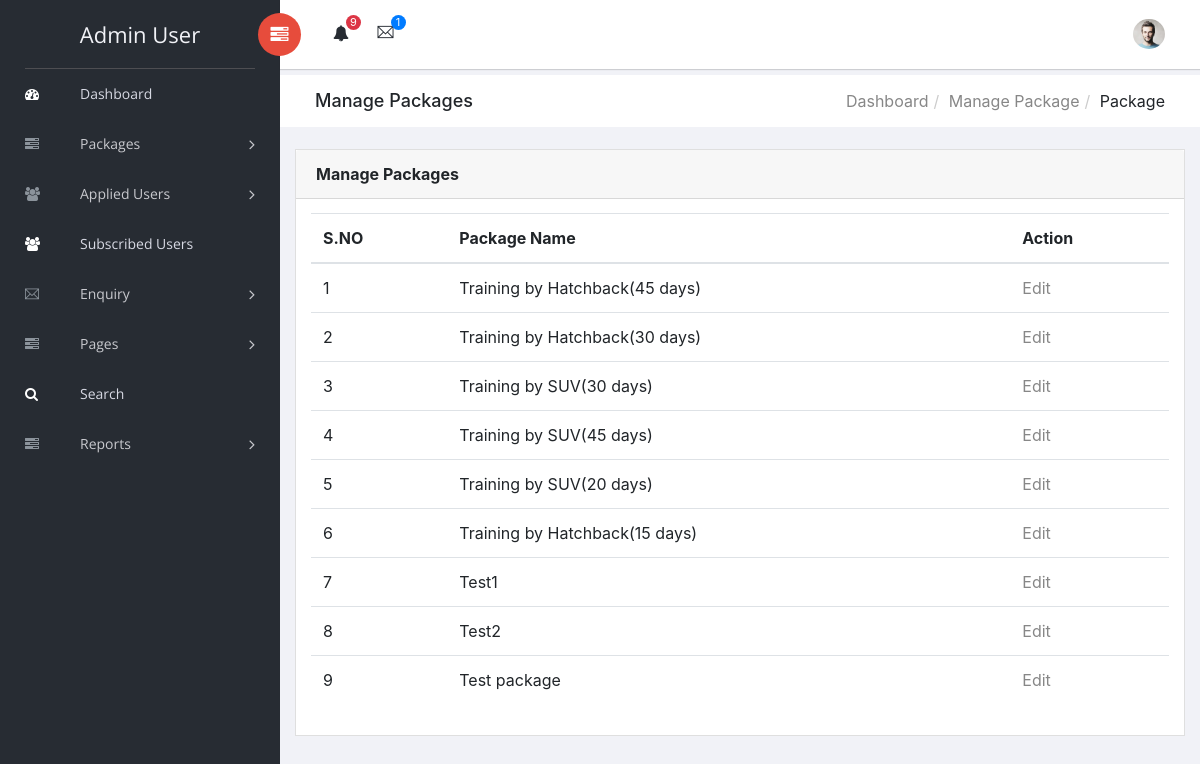
The page /cdsms/admin/manage-package.php (signed in) on the database its author committed.
### tables this page shows
CREATE TABLE `tblpackages` (
  `ID` int(5) NOT NULL,
  `PackageName` varchar(120) DEFAULT NULL,
  `PackageDec` varchar(250) DEFAULT NULL,
  `PackageDuration` varchar(120) DEFAULT NULL,
  `PackagePrice` varchar(120) DEFAULT NULL,
  `PackageDate` timestamp NULL DEFAULT CURRENT_TIMESTAMP
);

### cdsms/admin/manage-package.php (the view, shortened to what this page needs)
<?php
include('includes/dbconnection.php');
if (strlen($_SESSION['cdsmsaid']==0)) {
  header('location:logout.php');
  } else{
  ?>
<!doctype html>
<html class="no-js" lang="en">
<head>
    <link rel="stylesheet" href="vendors/bootstrap/dist/css/bootstrap.min.css">
    <link rel="stylesheet" href="vendors/font-awesome/css/font-awesome.min.css">
    <link rel="stylesheet" href="vendors/themify-icons/css/themify-icons.css">
    <link rel="stylesheet" href="vendors/flag-icon-css/css/flag-icon.min.css">
    <link rel="stylesheet" href="vendors/selectFX/css/cs-skin-elastic.css">
    <link rel="stylesheet" href="assets/css/style.css">
</head>
<body>
    <?php include_once('includes/sidebar.php');?>
    <div id="right-panel" class="right-panel">
        <?php include_once('includes/header.php');?>
        <div class="breadcrumbs">
            <div class="col-sm-4">
                <div class="page-header float-left">
                    <div class="page-title">
                        <h1>Manage Packages</h1>
                    </div>
                </div>
            </div>
            <div class="col-sm-8">
                <div class="page-header float-right">
                    <div class="page-title">
                        <ol class="breadcrumb text-right">
                            <li><a href="dashboard.php">Dashboard</a></li>
                            <li><a href="manage-package.php">Manage Package</a></li>
                            <li class="active">Package</li>
                        </ol>
                    </div>
                </div>
            </div>
        </div>
        <div class="content mt-3">
            <div class="animated fadeIn">
                <div class="row">
                    <div class="col-lg-12">
                        <div class="card">
                            <div class="card-header">
                                <strong class="card-title">Manage Packages</strong>
                            </div>
                            <div class="card-body">
                                <table class="table">
                                    <thead>
                                        <tr>
                                            <tr>
                  <th>S.NO</th>
                  <th>Package Name</th>
                   <th>Action</th>
                </tr>
                                        </tr>
                                        </thead>
                                    <?php
$ret=mysqli_query($con,"select *from tblpackages");
$cnt=1;
while ($row=mysqli_fetch_array($ret)) {
?>
                <tr>
                  <td><?php echo $cnt;?></td>
                  <td><?php  echo $row['PackageName'];?></td>
                  <td><a href="edit-package-detail.php?editid=<?php echo $row['ID'];?>">Edit</a></td>
                </tr>
                <?php
$cnt=$cnt+1;
}?>
                                </table>
                            </div>
                        </div>
                    </div>
                </div>
            </div>
        </div>
    </div>
</body>
</html>
<?php }  ?>

### cdsms/admin/includes/sidebar.php (shortened to what this page needs)
<aside id="left-panel" class="left-panel">
        <nav class="navbar navbar-expand-sm navbar-default">
<?php
$adminid=$_SESSION['cdsmsaid'];
$ret=mysqli_query($con,"select AdminName from tbladmin where ID='$adminid'");
$row=mysqli_fetch_array($ret);
$name=$row['AdminName'];
?>
            <div class="navbar-header">
                <a class="navbar-brand" href="dashboard.php"><?php echo $name; ?></a>
            </div>
            <div id="main-menu" class="main-menu collapse navbar-collapse">
                <ul class="nav navbar-nav">
                    <li class="active">
                        <a href="dashboard.php"> <i class="menu-icon fa fa-dashboard"></i>Dashboard </a>
                    </li>
<li class="menu-item-has-children dropdown">
                        <a href="#" class="dropdown-toggle" data-toggle="dropdown" aria-haspopup="true" aria-expanded="false"> <i class="menu-icon fa fa-tasks"></i>Packages</a>
                    </li>
 <li class="menu-item-has-children dropdown">
                        <a href="registered-users.php" class="dropdown-toggle" data-toggle="dropdown" aria-haspopup="true" aria-expanded="false"> <i class="menu-icon fa fa-users"></i>Applied Users</a>
                    </li>
                     <li class="active">
                        <a href="subscribed-users.php"> <i class="menu-icon fa fa-users"></i>Subscribed Users</a>
                    </li>
               <li class="menu-item-has-children dropdown">
                        <a href="registered-users.php" class="dropdown-toggle" data-toggle="dropdown" aria-haspopup="true" aria-expanded="false"> <i class="menu-icon ti-email"></i>Enquiry</a>
                    </li>
   <li class="menu-item-has-children dropdown">
                        <a href="#" class="dropdown-toggle" data-toggle="dropdown" aria-haspopup="true" aria-expanded="false"> <i class="menu-icon fa fa-tasks"></i>Pages</a>
                    </li>
<li class="active">
                        <a href="search.php"> <i class="menu-icon fa fa-search"></i>Search </a>
                    </li>
  <li class="menu-item-has-children dropdown">
                        <a href="#" class="dropdown-toggle" data-toggle="dropdown" aria-haspopup="true" aria-expanded="false"> <i class="menu-icon fa fa-tasks"></i>Reports</a>
                    </li>
                </ul>
            </div>
        </nav>
    </aside>

### cdsms/admin/includes/header.php (shortened to what this page needs)
 <header id="header" class="header">
            <div class="header-menu">
                <div class="col-sm-7">
                    <a id="menuToggle" class="menutoggle pull-left"><i class="fa fa fa-tasks"></i></a>
                    <div class="header-left">
                        <div class="dropdown for-notification">
                            <button class="btn btn-secondary dropdown-toggle" type="button" id="notification" data-toggle="dropdown" aria-haspopup="true" aria-expanded="false">
                                <i class="fa fa-bell"></i>
                                <?php
$ret1=mysqli_query($con,"select ID,FullName from tbluser where Status=''");
$num=mysqli_num_rows($ret1);
?>
                                <span class="count bg-danger"><?php echo $num;?></span>
                            </button>
                        </div>
                        <div class="dropdown for-message">
                            <button class="btn btn-secondary dropdown-toggle" type="button"
                                id="message"
                                data-toggle="dropdown" aria-haspopup="true" aria-expanded="false">
                                <i class="ti-email"></i>
                                <?php
$ret2=mysqli_query($con,"select ID,FullName from tblenquiry where Is_Read is null");
$num1=mysqli_num_rows($ret2);
?>
                                <span class="count bg-primary"><?php echo $num1;?></span>
                            </button>
                        </div>
                    </div>
                </div>
                <div class="col-sm-5">
                    <div class="user-area dropdown float-right">
                        <a href="#" class="dropdown-toggle" data-toggle="dropdown" aria-haspopup="true" aria-expanded="false">
                            <img class="user-avatar rounded-circle" src="images/admin.jpg" alt="User Avatar">
                        </a>
                    </div>
                </div>
            </div>
        </header>

### rows shown on the page
tblpackages: PackageName "Training by Hatchback(45 days)"
tblpackages: PackageName "Training by Hatchback(30 days)"
tblpackages: PackageName "Training by SUV(30 days)"
tblpackages: PackageName "Training by SUV(45 days)"
tblpackages: PackageName "Training by SUV(20 days)"
tblpackages: PackageName "Training by Hatchback(15 days)"
tblpackages: PackageName "Test1"
tblpackages: PackageName "Test2"
tblpackages: PackageName "Test package"

### other values the page prints
$name "Admin User"
$num "9"
$num1 "1"
